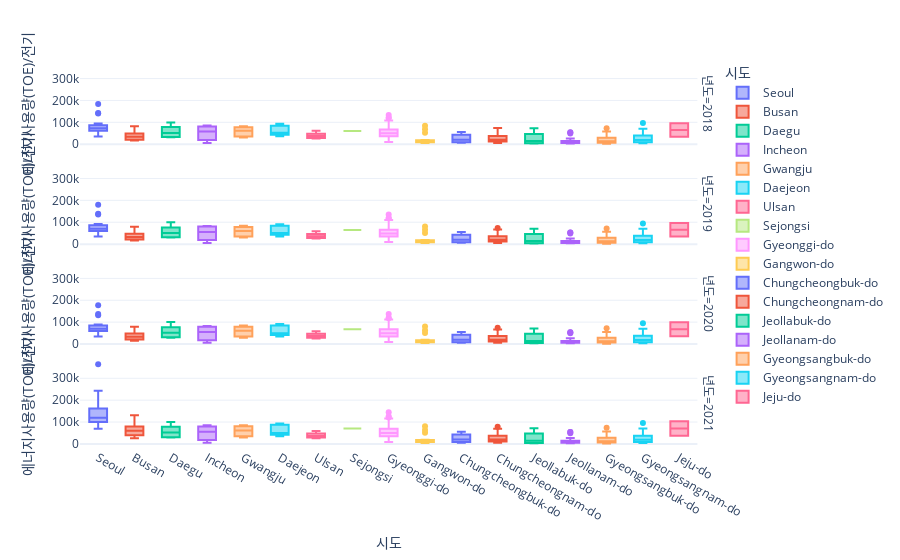

The notebook cell this image was saved under:
### Code cell
df.plot.box(
    x='시도',y='에너지사용량(TOE)/전기',
    color='시도',
    facet_row='년도',
    height=1600,
    hover_data=['지역','연면적']
)
